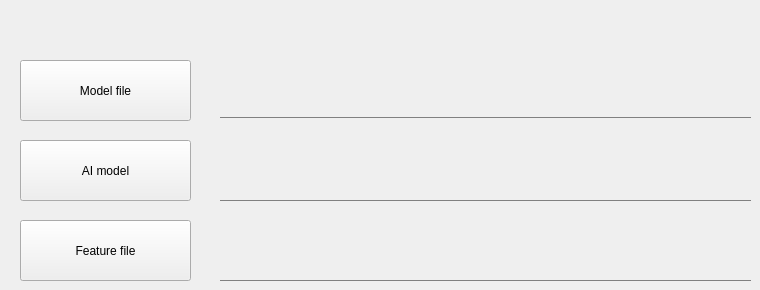
      <widget class="QWidget" name="tab_3">
       <attribute name="title">
        <string>Data</string>
       </attribute>
       <widget class="QPushButton" name="change_model_file">
        <property name="geometry">
         <rect>
          <x>20</x>
          <y>60</y>
          <width>171</width>
          <height>61</height>
         </rect>
        </property>
        <property name="text">
         <string>Model file</string>
        </property>
       </widget>
       <widget class="QPushButton" name="change_ai_model">
        <property name="geometry">
         <rect>
          <x>20</x>
          <y>140</y>
          <width>171</width>
          <height>61</height>
         </rect>
        </property>
        <property name="text">
         <string>AI model</string>
        </property>
       </widget>
       <widget class="QPushButton" name="change_feature_file">
        <property name="geometry">
         <rect>
          <x>20</x>
          <y>220</y>
          <width>171</width>
          <height>61</height>
         </rect>
        </property>
        <property name="text">
         <string>Feature file</string>
        </property>
       </widget>
       <widget class="QLabel" name="model_ver">
        <property name="geometry">
         <rect>
          <x>220</x>
          <y>67</y>
          <width>531</width>
          <height>51</height>
         </rect>
        </property>
        <property name="sizePolicy">
         <sizepolicy hsizetype="Preferred" vsizetype="Fixed">
          <horstretch>0</horstretch>
          <verstretch>0</verstretch>
         </sizepolicy>
        </property>
        <property name="styleSheet">
         <string notr="true">QLabel {
    color: #333;                 /* Màu chữ */
    font-size: 14px;             /* Cỡ chữ */
    font-weight: bold;           /* Đậm chữ */
    background-color: transparent; /* Nền trong suốt */
    padding: 10px;                /* Khoảng cách nội dung */
    /*border: 1px solid gray;      /* Viền 2px màu đen */
    /*border-radius: 5px;          /* Bo góc viền 5px */
	border-top: none;   /* Viền trên */
    border-right: none;           /* Không có viền phải */
    border-bottom:1px solid gray;         /* Không có viền dưới */
    border-left: none;            /* Không có viền trái */
}</string>
        </property>
        <property name="text">
         <string/>
        </property>
       </widget>
       <widget class="QLabel" name="ai_ver">
        <property name="geometry">
         <rect>
          <x>220</x>
          <y>150</y>
          <width>531</width>
          <height>51</height>
         </rect>
        </property>
        <property name="sizePolicy">
         <sizepolicy hsizetype="Preferred" vsizetype="Fixed">
          <horstretch>0</horstretch>
          <verstretch>0</verstretch>
         </sizepolicy>
        </property>
        <property name="styleSheet">
         <string notr="true">QLabel {
    color: #333;                 /* Màu chữ */
    font-size: 14px;             /* Cỡ chữ */
    font-weight: bold;           /* Đậm chữ */
    background-color: transparent; /* Nền trong suốt */
    padding: 10px;                /* Khoảng cách nội dung */
    /*border: 1px solid gray;      /* Viền 2px màu đen */
    /*border-radius: 5px;          /* Bo góc viền 5px */
	border-top: none;   /* Viền trên */
    border-right: none;           /* Không có viền phải */
    border-bottom:1px solid gray;         /* Không có viền dưới */
    border-left: none;            /* Không có viền trái */
}</string>
        </property>
        <property name="text">
         <string/>
        </property>
       </widget>
       <widget class="QLabel" name="feature_ver">
        <property name="geometry">
         <rect>
          <x>220</x>
          <y>230</y>
          <width>531</width>
          <height>51</height>
         </rect>
        </property>
        <property name="sizePolicy">
         <sizepolicy hsizetype="Preferred" vsizetype="Fixed">
          <horstretch>0</horstretch>
          <verstretch>0</verstretch>
         </sizepolicy>
        </property>
        <property name="styleSheet">
         <string notr="true">QLabel {
    color: #333;                 /* Màu chữ */
    font-size: 14px;             /* Cỡ chữ */
    font-weight: bold;           /* Đậm chữ */
    background-color: transparent; /* Nền trong suốt */
    padding: 10px;                /* Khoảng cách nội dung */
    /*border: 1px solid gray;      /* Viền 2px màu đen */
    /*border-radius: 5px;          /* Bo góc viền 5px */
	border-top: none;   /* Viền trên */
    border-right: none;           /* Không có viền phải */
    border-bottom:1px solid gray;         /* Không có viền dưới */
    border-left: none;            /* Không có viền trái */
}</string>
        </property>
        <property name="text">
         <string/>
        </property>
       </widget>
      </widget>
